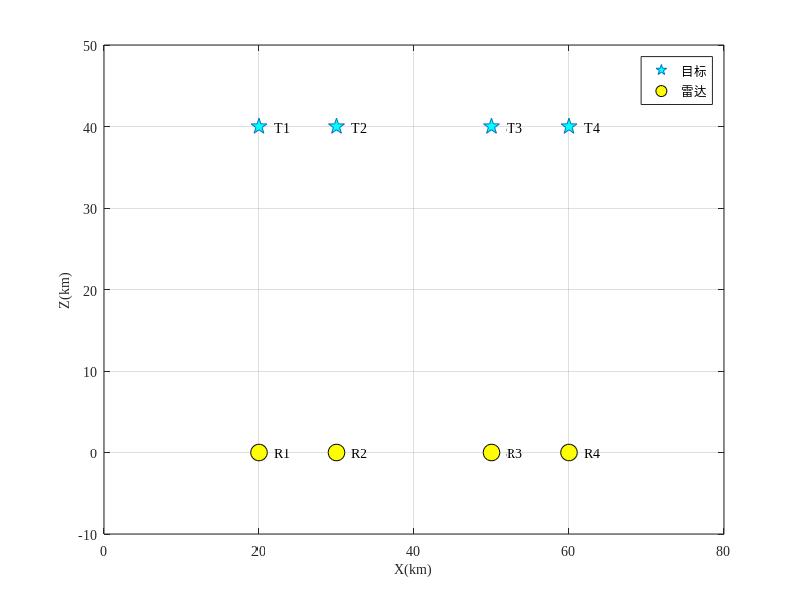

Write MATLAB code to recreate this figure.
clear 
clc
x=[20,30,50,60];
y=[40,40,40,40];
% z=[20,20,20,20];
Tx=[20,30,50,60];
Ty=[0,0,0,0];
% Tz=[0,0,0,0];
L={'R1','R2','R3','R4','R5','R6','R7','R8'}; %10个标注
 T={'T1','T2','T3','T4','T5','T6','T7','T8'};
% L={'R1','R2','R3'}; %10个标注
% T={'T1','T2','T3','T4',};
plot(x,y,'p','MarkerSize',12,'MarkerFaceColor','c');
hold on
 plot(Tx,Ty,'ko','MarkerSize',12,'MarkerFaceColor','y');
grid on
 %画十个点
% plot(0,0,'.');
% text(2.0,0.1,'Target','FontSize',6,'FontName','Times New Roman');
 for ii=1:4
 text(x(ii)+2,y(ii),T{ii},'FontSize',10,'FontName','Times New Roman'); %利用百十个点的坐标添加对应标注
% %适当增加一些度距离，让文字和点分开会美观一些
 end
 for ii=1:4
   text(Tx(ii)+2,Ty(ii),L{ii},'FontSize',10,'FontName','Times New Roman');
     %text(TT(ii,1)/1000+2,TT(ii,2)/1000+0.1,T{ii},'FontSize',6,'FontName','Times New Roman'); %利用百十个点的坐标添加对应标注
% % %适当增加一些度距离，让文字和点分开会美观一些
  end
%legend('T-radar','R-radar','Target');
legend('\fontname{宋体}目标','\fontname{宋体}雷达');
xlabel('X/km')
ylabel('Y/km')
% zlabel('Z/km')
grid on
% zlim([0 35])
xlim([0 80])
ylim([-10 50])
set(gca,'FontName','Times New Roman');
 set(gca,'FontSize',10);
  xlabel('X(km)','Fontname','Times New Roman','Fontsize',10);
   ylabel('Z(km)','Fontname','Times New Roman','Fontsize',10);
   %   saveas(gcf,['4buju1','.emf']);
%     zlabel('Z Position (km)','Fontname','Times New Roman','Fontsize',10);
% set(gcf,'windowstyle','normal');
% set(gcf,'position',[458+420,342,290,210]);saveas(gca,['fig2','.eps'])
%set(gcf,'paperpositionmode','auto');
%print('-depsc','fig3.eps');
